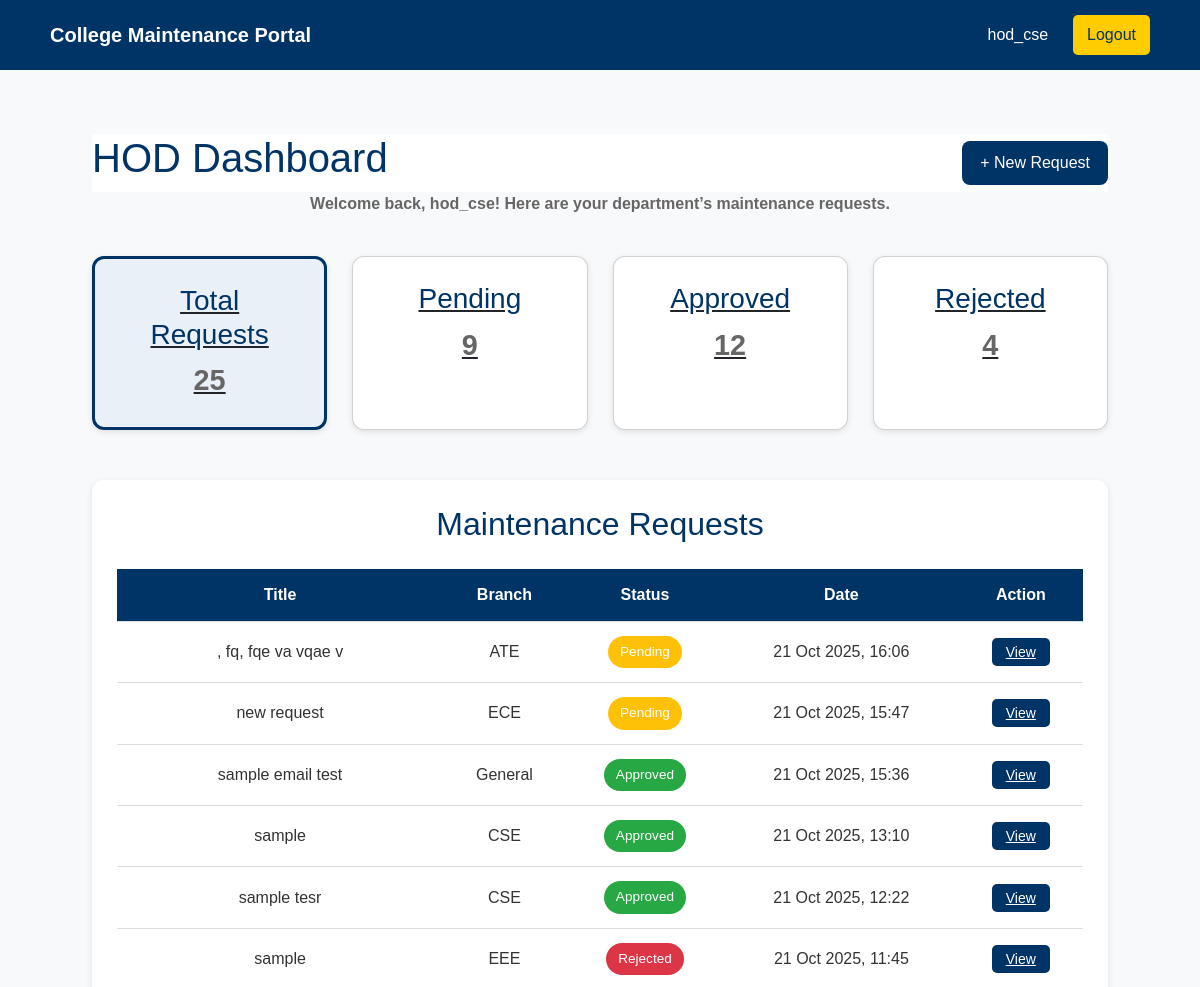
/hod/dashboard/ (signed in, upper part), run on an earlier commit of the app's database.
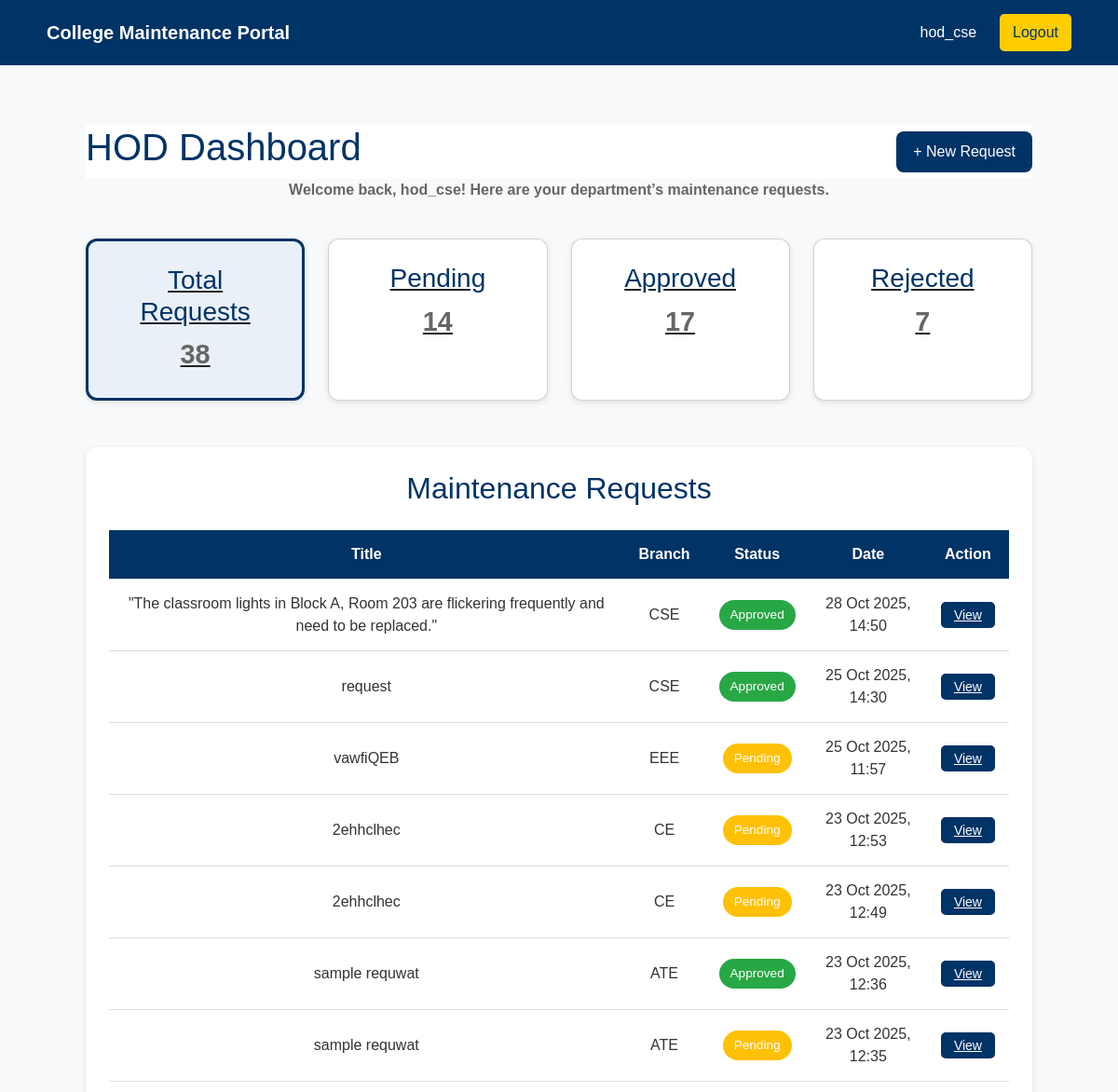
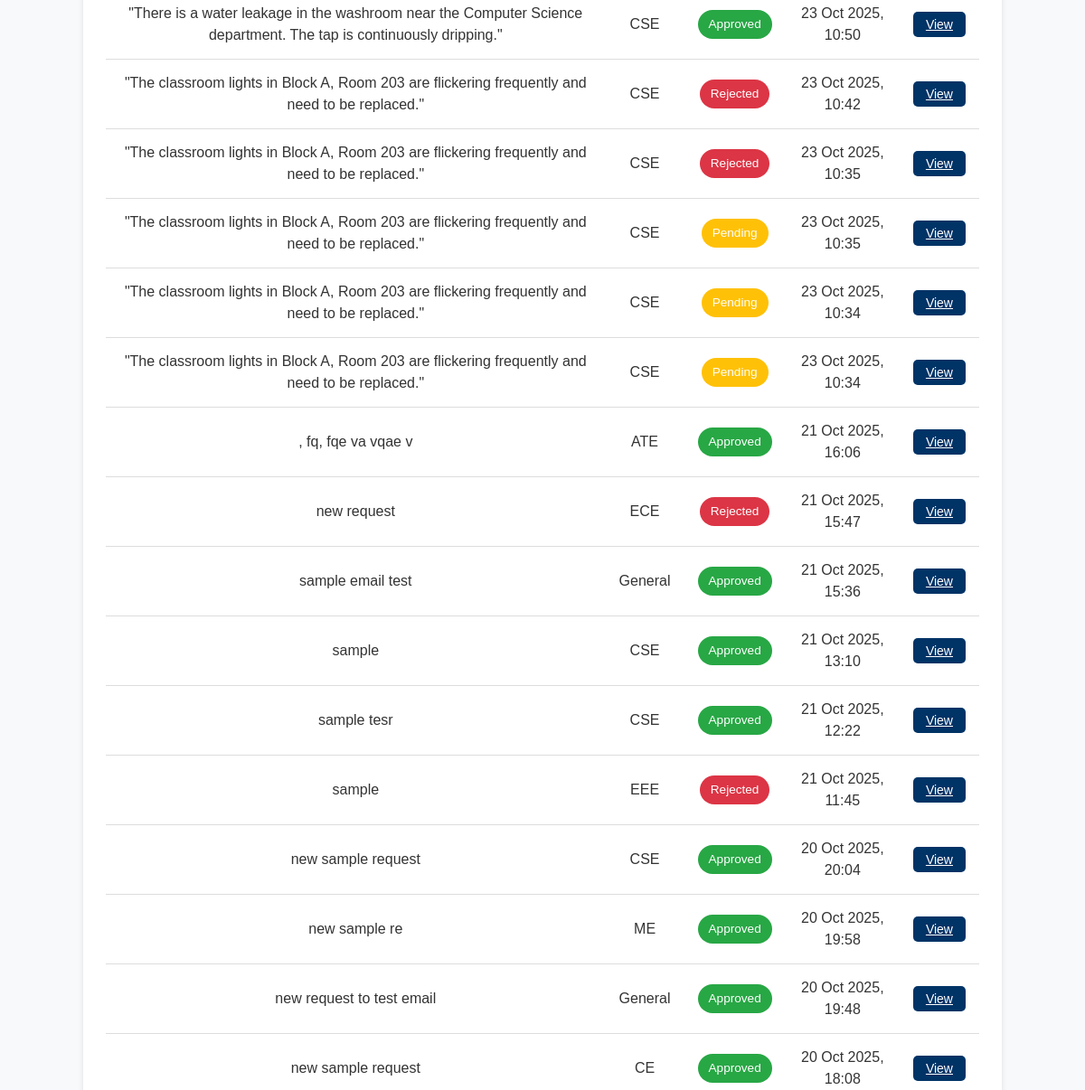
And on a later commit of the database (2 pictures, top to bottom).
### maintenance_app/models.py (models this page shows, shortened)
class MaintenanceRequest(models.Model):
    STATUS_CHOICES = [('Pending','Pending'),('Approved','Approved'),('Rejected','Rejected'),('Completed','Completed'),]
    hod = models.ForeignKey(User, on_delete=models.CASCADE)
    branch = models.CharField(max_length=100)
    title = models.CharField(max_length=150)
    lab_name = models.CharField(max_length=100)
    description = models.TextField()
    date_submitted = models.DateTimeField(auto_now_add=True)
    status = models.CharField(max_length=20, choices=STATUS_CHOICES, default='Pending')
    admin_remark = models.TextField(blank=True, null=True)
    updated_at = models.DateTimeField(auto_now=True)
    selected_items = models.TextField(blank=True, null=True)
    total_amount = models.DecimalField(max_digits=12, decimal_places=2, default=0.00)

### maintenance_app/views.py (the view)
# urls.py: path('hod/dashboard/', views.hod_dashboard, name='hod_dashboard'),
@never_cache
@login_required
def hod_dashboard(request):
    requests = MaintenanceRequest.objects.filter(hod=request.user).order_by('-date_submitted')
    status_filter = request.GET.get("status")
    if status_filter:
        requests = requests.filter(status=status_filter)
    total = requests.count() if not status_filter else MaintenanceRequest.objects.filter(hod=request.user).count()
    pending = MaintenanceRequest.objects.filter(hod=request.user, status="Pending").count()
    approved = MaintenanceRequest.objects.filter(hod=request.user, status="Approved").count()
    rejected = MaintenanceRequest.objects.filter(hod=request.user, status="Rejected").count()
    context = {
        "requests": requests,
        "total": total,
        "pending": pending,
        "approved": approved,
        "rejected": rejected,
        "status_filter": status_filter,
    }
    return render(request, "hod_dashboard.html", context)

### maintenance_app/templates/hod_dashboard.html (shortened to what this page needs)
{% extends 'base.html' %}
{% load static %}
{% block content %}
<link rel="stylesheet" href="{% static 'css/admin.css' %}">
<section class="dashboard">
 <div class="dashboard-header">
    <h1>HOD Dashboard</h1>
    <a href="{% url 'new_request' %}" class="btn-new">+ New Request</a>
  </div>
  <b><p>Welcome back, {{ user.username }}! Here are your department’s maintenance requests.</p></b>
  <div class="cards">
    <a href="{% url 'hod_dashboard' %}" class="card {% if not status_filter %}active{% endif %}">
      <h3>Total Requests</h3>
      <p>{{ total }}</p>
    </a>
    <a href="?status=Pending" class="card {% if status_filter == 'Pending' %}active{% endif %}">
      <h3>Pending</h3>
      <p>{{ pending }}</p>
    </a>
    <a href="?status=Approved" class="card {% if status_filter == 'Approved' %}active{% endif %}">
      <h3>Approved</h3>
      <p>{{ approved }}</p>
    </a>
    <a href="?status=Rejected" class="card {% if status_filter == 'Rejected' %}active{% endif %}">
      <h3>Rejected</h3>
      <p>{{ rejected }}</p>
    </a>
  </div>
  <div class="table-section" id="table">
    <h2>Maintenance Requests</h2>
    {% if requests %}
    <div class="table-responsive">
      <table>
        <thead>
          <tr>
            <th>Title</th>
            <th>Branch</th>
            <th>Status</th>
            <th>Date</th>
            <th>Action</th>
          </tr>
        </thead>
        <tbody>
          {% for r in requests %}
          <tr>
            <td>{{ r.title }}</td>
            <td>{{ r.branch }}</td>
            <td><span class="status {{ r.status }}">{{ r.status }}</span></td>
            <td>{{ r.date_submitted|date:"d M Y, H:i" }}</td>
            <td><a href="{% url 'request_detail' r.pk %}" class="btn-action">View</a></td>
          </tr>
          {% endfor %}
        </tbody>
      </table>
    </div>
    {% else %}
    <p class="text-muted text-center">No maintenance requests yet.</p>
    {% endif %}
  </div>
</section>
{% endblock %}

What changed in the data, as far as the page shows it:
added MaintenanceRequest: title "\"The classroom lights in Block A, Room 203 are flickering frequently and need to be replaced.\"", branch "CSE", status "Approved", date_submitted "28 Oct 2025, 14:50"
added MaintenanceRequest: title "request", branch "CSE", status "Approved", date_submitted "25 Oct 2025, 14:30"
added MaintenanceRequest: title "vawfiQEB", branch "EEE", status "Pending", date_submitted "25 Oct 2025, 11:57"
added MaintenanceRequest: title "2ehhclhec", branch "CE", status "Pending", date_submitted "23 Oct 2025, 12:53"
added MaintenanceRequest: title "2ehhclhec", branch "CE", status "Pending", date_submitted "23 Oct 2025, 12:49"
added MaintenanceRequest: title "sample requwat", branch "ATE", status "Approved", date_submitted "23 Oct 2025, 12:36"
added MaintenanceRequest: title "sample requwat", branch "ATE", status "Pending", date_submitted "23 Oct 2025, 12:35"
added MaintenanceRequest: title "\"There is a water leakage in the washroom near the Computer Science department. The tap is continuously dripping.\"", branch "CSE", status "Approved", date_submitted "23 Oct 2025, 10:50"
added MaintenanceRequest: title "\"The classroom lights in Block A, Room 203 are flickering frequently and need to be replaced.\"", branch "CSE", status "Rejected", date_submitted "23 Oct 2025, 10:42"
added MaintenanceRequest: title "\"The classroom lights in Block A, Room 203 are flickering frequently and need to be replaced.\"", branch "CSE", status "Rejected", date_submitted "23 Oct 2025, 10:35"
added MaintenanceRequest: title "\"The classroom lights in Block A, Room 203 are flickering frequently and need to be replaced.\"", branch "CSE", status "Pending", date_submitted "23 Oct 2025, 10:35"
added MaintenanceRequest: title "\"The classroom lights in Block A, Room 203 are flickering frequently and need to be replaced.\"", branch "CSE", status "Pending", date_submitted "23 Oct 2025, 10:34"
added MaintenanceRequest: title "\"The classroom lights in Block A, Room 203 are flickering frequently and need to be replaced.\"", branch "CSE", status "Pending", date_submitted "23 Oct 2025, 10:34"
changed MaintenanceRequest ", fq, fqe va vqae v": status "Pending" → "Approved"
changed MaintenanceRequest "new request": status "Pending" → "Rejected"
now on this page (row unchanged): MaintenanceRequest: title "new sample request", branch "CSE", status "Approved", date_submitted "20 Oct 2025, 20:04"
now on this page (row unchanged): MaintenanceRequest: title "new sample re", branch "ME", status "Approved", date_submitted "20 Oct 2025, 19:58"
now on this page (row unchanged): MaintenanceRequest: title "new request to test email", branch "General", status "Approved", date_submitted "20 Oct 2025, 19:48"
now on this page (row unchanged): MaintenanceRequest: title "new sample request", branch "CE", status "Approved", date_submitted "20 Oct 2025, 18:08"
Also different on the page:
{{ total }}: "25" → "38"
{{ pending }}: "9" → "14"
{{ approved }}: "12" → "17"
{{ rejected }}: "4" → "7"
